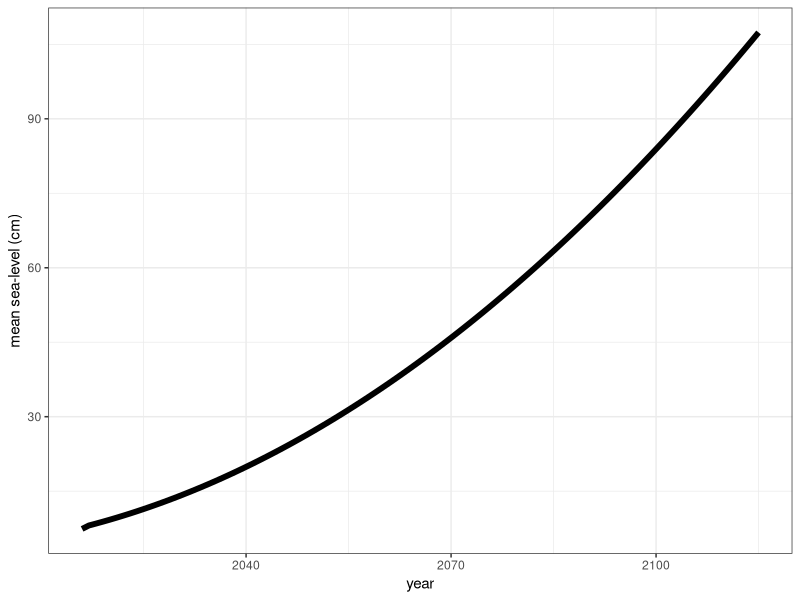
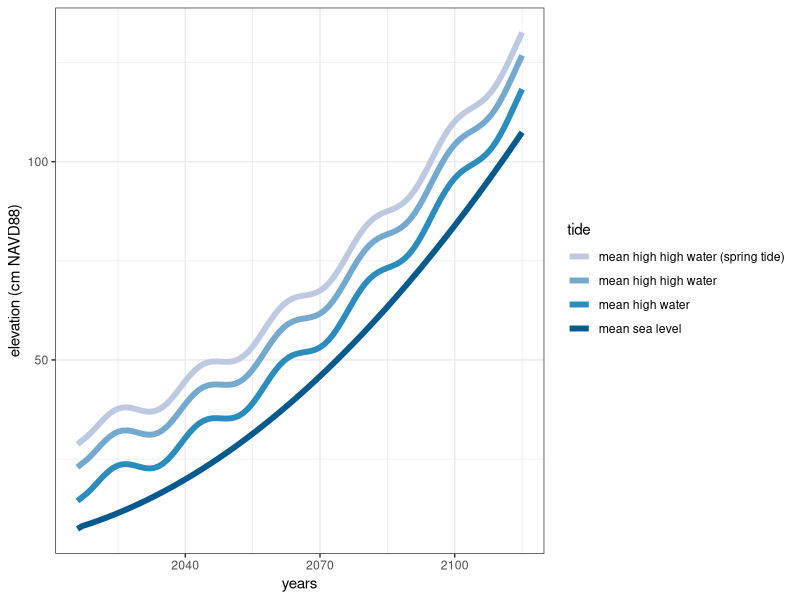
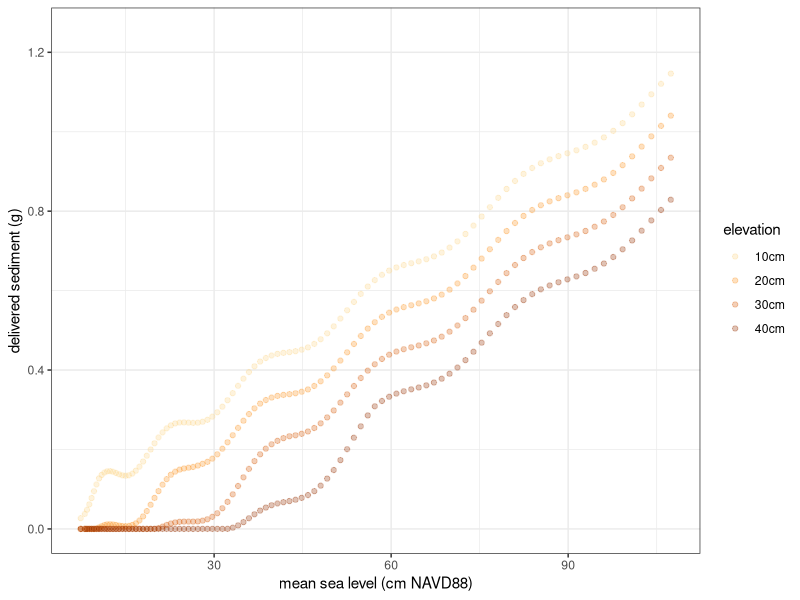
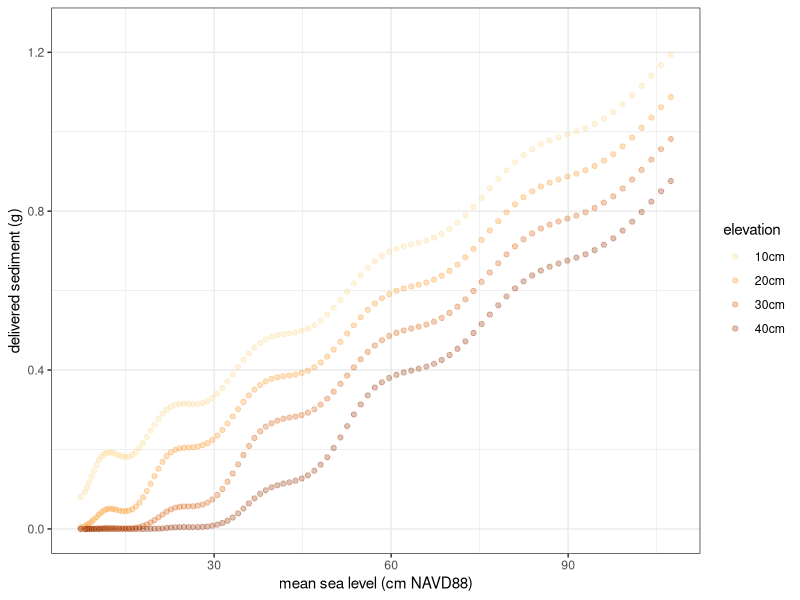
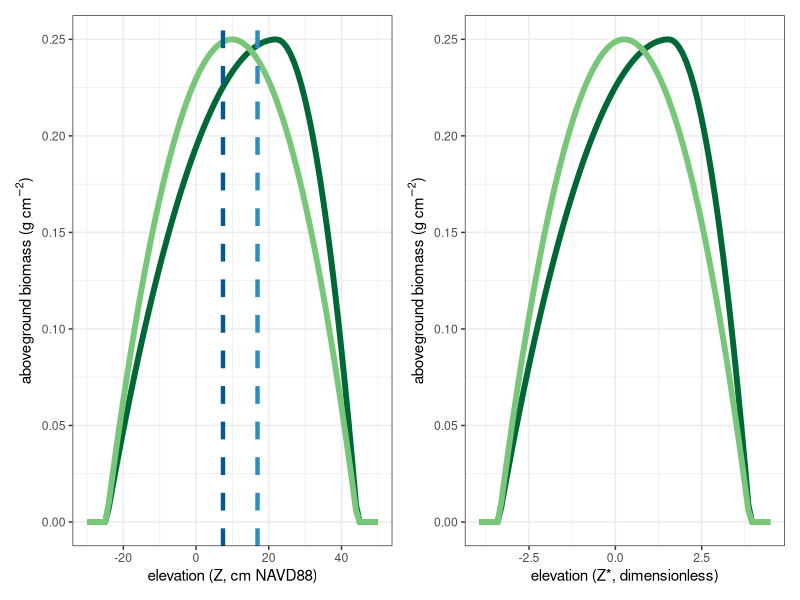
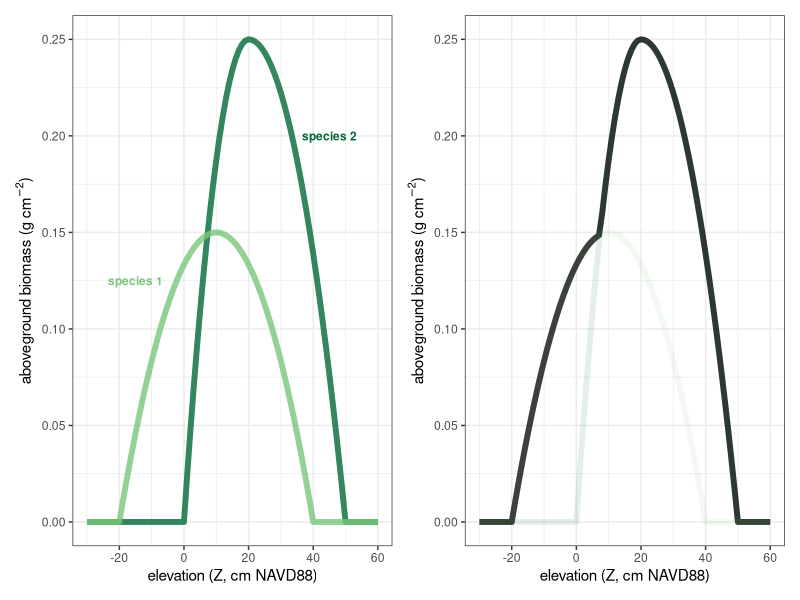

R code for these plots, in order:
## ---- chunk 1
knitr::opts_chunk$set(echo = TRUE)
library(tidyverse); library(patchwork)
theme_set(theme_bw())
## ---- chunk 2
# Helpful links
# https://ulyngs.github.io/oxforddown/cites-and-refs.html
#
## ---- chunk 3
buildScenarioCurve <- function(startYear, endYear, meanSeaLevel, 
                               relSeaLevelRiseInit, relSeaLevelRiseTotal, 
                               suspendedSediment) {
  
  # Create a sequence of the years of the simulation
  years <- startYear:endYear
  # Calculate the total number of years of the simulation
  nYearsOfSim <- length(years) 
  
  # Create an empty dataframe to hold values of mean sea-level and suspended
  # sediment concentration
  scenario <- data.frame(index = 1:nYearsOfSim, years = years,
                         meanSeaLevel = rep(NA, nYearsOfSim),
                         suspendedSediment = rep(NA, nYearsOfSim))
  
  ## Build the mean sea level scenario
  # If the input only specifies an initial mean sea level at time = 0 ... 
  if (length(meanSeaLevel) == 1) {
    # ... create a sea-level rise scenario based on total sea-level rise and
    # initial relative sea-level rise rate 
    scenario$meanSeaLevel[1] <- meanSeaLevel
    B <- (relSeaLevelRiseTotal/nYearsOfSim-relSeaLevelRiseInit)/(nYearsOfSim-1)
    A <- relSeaLevelRiseInit - B
    # Calculate the mean sea-level for each year of the simulation given A and B
    scenario$meanSeaLevel[2:nYearsOfSim] <- scenario$meanSeaLevel[1] +
      A*scenario$index[2:nYearsOfSim] + B*scenario$index[2:nYearsOfSim]^2
    # If the user enters in a vector of meanSeaLevel that is equal to the number
    # of years in the simulation.
  } else if (length(meanSeaLevel) == length(years)) {
    scenario$meanSeaLevel <- meanSeaLevel
  } else {
    stop("RSLR input is incorrect. Either enter a value at for 
         the beginning and ending of the scenario, or a vector
         of RSLR one for each year of the scenario.")
  }
  
  # Add suspended sediment concentration as either a single value...
  if (length(suspendedSediment) == 1) {
    # If suspendedSediment is a single value.
    scenario$suspendedSediment <- rep(suspendedSediment, nYearsOfSim)
    # ... or as a vector
  } else if (length(suspendedSediment) == nYearsOfSim) {
    # If suspendedSediment is a vector in equal length to the number of years of
    # the simulation.
    scenario$suspendedSediment <- suspendedSediment
  } else {
    stop("SSC input is incorrect. Either enter a single average value,
         or a vector equal in length to the number of years in the scenario.")
  }
  return(scenario)
}

## ---- chunk 4
## Example mean sea-level scenario
scenarioCurve <- buildScenarioCurve(startYear = 2016, endYear = 2115, 
                                    meanSeaLevel = 7.4,
                                    relSeaLevelRiseInit = 0.34, 
                                    relSeaLevelRiseTotal = 100,
                                    suspendedSediment = 3e-05)

# Plot tidal scenario
scenarioCurve %>% 
  ggplot(aes(x = years, y = meanSeaLevel)) + 
  geom_line(size = 2) +
  ylab("mean sea-level (cm)") + xlab("year")
## ---- chunk 5
predictLunarNodalCycle <- function(year, floodElv, meanSeaLevelDatum,
                                   meanSeaLevel, lunarNodalAmp) {
  # Build meanHighWater lines based on meanSeaLevel, long-term tidal range and lunar nodal amplitude
  meanHighWater <- meanSeaLevel + (floodElv-meanSeaLevelDatum) + (lunarNodalAmp * (sin(2*pi*(year-1983)/18.61)))
  return(meanHighWater)
}

buildHighTideScenario<-function(scenarioCurve, 
                                meanSeaLevelDatum=scenarioCurve$meanSeaLevel[1], 
                                meanHighWaterDatum, meanHighHighWaterDatum, 
                                meanHighHighWaterSpringDatum, lunarNodalAmp) {
  
  # In scenarioCurve object create a meanHighWater and add it to the scenario
  scenarioCurve$meanHighWater<-
    predictLunarNodalCycle(year =scenarioCurve$years,
                           meanSeaLevel= scenarioCurve$meanSeaLevel, 
                           meanSeaLevelDatum = meanSeaLevelDatum,
                           floodElv=meanHighWaterDatum, 
                           lunarNodalAmp=lunarNodalAmp)
  
  # If meanHighHighWater and meanHighHighWaterSpring are arguments add them to
  # the scenario table too
  if (!missing(meanHighHighWaterDatum)& !missing(meanHighHighWaterSpringDatum)){
    scenarioCurve$meanHighHighWater <- 
      predictLunarNodalCycle(year = scenarioCurve$years,
                             meanSeaLevel=scenarioCurve$meanSeaLevel,
                             meanSeaLevelDatum = meanSeaLevelDatum,
                             floodElv=meanHighHighWaterDatum,
                             lunarNodalAmp=lunarNodalAmp)
    
    scenarioCurve$meanHighHighWaterSpring <- 
      predictLunarNodalCycle(year = scenarioCurve$years,
      meanSeaLevel= scenarioCurve$meanSeaLevel,
      meanSeaLevelDatum = meanSeaLevelDatum,
      floodElv=meanHighHighWaterSpringDatum, 
      lunarNodalAmp=lunarNodalAmp)
  }
  return(scenarioCurve)
}
## ---- chunk 6
scenarioCurve <- buildHighTideScenario(scenarioCurve, meanSeaLevelDatum = 7.4,
                                       meanHighWaterDatum = 16.9, 
                                       meanHighHighWaterDatum = 25.4,
                                       meanHighHighWaterSpringDatum = 31.2,
                                       lunarNodalAmp = 2.5)

scenarioCurve %>% 
  select(years,
         `mean sea level` = meanSeaLevel,
         `mean high water` = meanHighWater,
         `mean high high water` = meanHighHighWater,
         `mean high high water (spring tide)` = meanHighHighWaterSpring) %>% 
  gather(key = tide, value = level,
         `mean sea level`:`mean high high water (spring tide)`) %>%
  mutate(tide = factor(tide, levels = c("mean high high water (spring tide)",
                                        "mean high high water",
                                        "mean high water",
                                        "mean sea level"))) %>% 
  ggplot(aes(x = years, y = level, group = tide, color = tide)) +
  geom_line(size = 2) +
  ylab("elevation (cm NAVD88)") +
  scale_color_manual(values = c("#bdc9e1", "#74a9cf", "#2b8cbe", "#045a8d"))
## ---- chunk 7
# First create function to calculate the available sediment
  availableSediment <- function(floodPct, suspendedSediment, 
                                settlingVelocity, capturedSediment=1) {
  
  # if the sediment column IS NOT able to clear... 
  availableSSC <- 
    ifelse(floodPct < 1/settlingVelocity, 
    # available suspendedSediment is total possible capture 
    suspendedSediment * floodPct/(1/settlingVelocity) * capturedSediment, 
    # if the sediment column IS able to clear
    suspendedSediment * capturedSediment)
  
  return(availableSSC)
  }

# Then create a function to calculate flood time from datum if flood time is
# calculated linearly
floodTimeLinear <- function(z, datumHigh, datumLow, tidalCycleLength = 1) {
  floodFract <- ifelse(z >= datumHigh, 0, 
                       ifelse(z <= datumLow, 1, 
                              (datumHigh-z)/(datumHigh-datumLow)))
  floodTime <- floodFract * tidalCycleLength
  return(floodTime)
}

# Second function if flood time is calculated trigonometrically
floodTimeTrig <- function(z, datumHigh, datumLow, tidalCycleLength = 1) {
  
  # If elevation is above the tidal range indation time is 0
  datumHigh <- ifelse(z>=datumHigh, z, datumHigh)
  
  # If elevation is below inundation time is a full tidal cycle
  datumLow <- ifelse(z<=datumLow, z, datumLow)
  
  # Rising time over cell = 6.21 (A/pi - 1) where A = 2* pi - cos-1 [2 (height
  # of cell – meanLowWater) / (meanHighWater – meanLowWater) - 1] radians
  A1 <- 2 * pi - acos(2 * (z-datumLow) / (datumHigh-datumLow) - 1)
  risingTime <- tidalCycleLength/2 * (A1/pi - 1)
  
  # Falling time over cell = 6.21 (A/pi - 1) where A = 2* - cos-1 [2 (height of
  # cell – meanHighWater) / (meanLowWater – meanHighWater) - 1] radians
  A2 <- 2 * pi - acos(2 * (z-datumHigh) / (datumLow-datumHigh) - 1)
  fallingTime <- tidalCycleLength/2 * (A2/pi - 1)
  
  # If between inundation time = abs (time rising - 6.21) + time falling
  inundationTime <- abs(risingTime - tidalCycleLength/2) + fallingTime
  
  return(inundationTime)
}


deliverSediment <- function(z, suspendedSediment, nFloods = 705.79,
                            meanSeaLevel, meanHighWater, meanHighHighWater=NA,
                            meanHighHighWaterSpring=NA,
                            meanLowWater=meanSeaLevel-meanHighWater, 
                            meanLowLowWater=meanSeaLevel-meanHighHighWater, 
                            meanLowLowWaterSpring=
                              meanSeaLevel-meanHighHighWaterSpring,
                            captureRate,
                            floodTime.fn) {


  # If all three tidal datums are present
  if (all(!is.na(c(meanHighWater,meanHighHighWater,meanHighHighWaterSpring)))) {
    # Create a data frame operation so we can use tidy functions to speed up
    tidalCycles <- data.frame(datumHigh = c(meanHighWater, meanHighHighWater,
                                            meanHighHighWaterSpring), 
                              datumLow = c(meanLowWater, meanLowLowWater,
                                           meanLowLowWaterSpring),
                              nTides = c(0.5, 0.46497542, 0.03502458)) 
  } else if (all(! is.na(c(meanHighWater, meanHighHighWater)))) {
    # If only MHW and MHHW are present
    tidalCycles <- data.frame(datumHigh = c(meanHighWater, meanHighHighWater), 
                              datumLow = c(meanLowWater, meanLowLowWater),
                              nTides = c(0.5, 0.5)) 
  } else {
    # If only MHW is present
    tidalCycles <- data.frame(datumHigh = c(meanHighWater), 
                              datumLow = c(meanLowWater),
                              nTides = c(1)) 
  }
  
  # Convert fraction of tides to counts of tides based on input
  tidalCycles$nTides <- tidalCycles$nTides * nFloods
  
  tidalCycles <- tidalCycles %>%
    # Set tidal properties to 0 if surface is above tidal range in each case
    dplyr::mutate(nTides = ifelse(z>datumHigh, 0, nTides), # number of tides
                  # Tidal height relative to surface
                  tidalHeight = ifelse(z>datumHigh, 0, (datumHigh-z)*0.5), 
                  # Call flood time function.
                  floodTime = floodTime.fn(z=z, 
                              datumHigh=datumHigh, 
                              datumLow=datumLow),
                  # Calculate fraction of sediment captured
                        # if the sediment column IS NOT able to clear
                  fractionCaptured = ifelse(floodTime < 1/captureRate, 
                        # available suspendedSediment is total possible capture 
                                             captureRate*floodTime, 
                                      # if the sediment column IS able to clear
                                             1),
                  # Calculate available sediment as a cumulative block of water
                  availableSediment = suspendedSediment * nTides * tidalHeight,
                  # Calculated delivered sediment
                  deliveredSediment = availableSediment * fractionCaptured) 
  
  # Sum delivered sediment across tidal cycles
  totalDeliveredSediment <- sum(tidalCycles$deliveredSediment) 
  
  return(totalDeliveredSediment)
}
## ---- chunk 8
test_elevations <- c(10,20,30,40)

sediment_example <- matrix(NA, nrow = nrow(scenarioCurve), 
                            ncol = length(test_elevations))

for (i in 1:length(test_elevations)){
  for (j in 1:nrow(scenarioCurve)){
  sediment_example[j,i] <- 
  deliverSediment(z = test_elevations[i],
                  suspendedSediment = scenarioCurve$suspendedSediment[j],
                  meanSeaLevel = scenarioCurve$meanSeaLevel[j],
                  meanHighWater = scenarioCurve$meanHighWater[j],
                  meanHighHighWater = NA,
                  meanHighHighWaterSpring = NA,
                  captureRate = 2.8,
                  floodTime.fn = floodTimeLinear)
  }
}


sediment_example_tibble <- tibble(elevation = rep(paste(test_elevations, "cm", sep = ""),
                                                   each = nrow(sediment_example)),
                                   meanSeaLevel = rep(scenarioCurve$meanSeaLevel, 4),
                                   deliveredSediment = c(sediment_example[,1],
                                                         sediment_example[,2],
                                                         sediment_example[,3],
                                                         sediment_example[,4]))

sediment_example_tibble %>% 
  ggplot(aes(x = meanSeaLevel, y = deliveredSediment, color = elevation)) +
  geom_point(alpha = 0.3) +
  ylab("delivered sediment (g)") +
  xlab("mean sea level (cm NAVD88)") +
  ylim(0,1.25) +
  scale_color_manual(values = c("#fed98e", "#fe9929", "#d95f0e", "#993404"))
## ---- chunk 9
test_elevations <- c(10,20,30,40)

sediment_example2 <- matrix(NA, nrow = nrow(scenarioCurve), 
                            ncol = length(test_elevations))

for (i in 1:length(test_elevations)){
  for (j in 1:nrow(scenarioCurve)){
  sediment_example2[j,i] <- 
  deliverSediment(z = test_elevations[i],
                  suspendedSediment = scenarioCurve$suspendedSediment[j],
                  meanSeaLevel = scenarioCurve$meanSeaLevel[j],
                  meanHighWater = scenarioCurve$meanHighWater[j],
                  meanHighHighWater = scenarioCurve$meanHighHighWater[j],
                  meanHighHighWaterSpring = scenarioCurve$meanHighHighWaterSpring[j],
                  captureRate = 2.8,
                  floodTime.fn = floodTimeLinear)
  }
}

sediment_example2_tibble <- tibble(elevation = rep(paste(test_elevations, "cm", sep = ""),
                                                   each = nrow(sediment_example2)),
                                   meanSeaLevel = rep(scenarioCurve$meanSeaLevel, 4),
                                   deliveredSediment = c(sediment_example2[,1],
                                                         sediment_example2[,2],
                                                         sediment_example2[,3],
                                                         sediment_example2[,4]))

sediment_example2_tibble %>% 
  ggplot(aes(x = meanSeaLevel, y = deliveredSediment, color = elevation)) +
  geom_point(alpha = 0.3) +
  ylab("delivered sediment (g)") +
  xlab("mean sea level (cm NAVD88)") +
  ylim(0,1.25) +
  scale_color_manual(values = c("#fed98e", "#fe9929", "#d95f0e", "#993404"))
## ---- chunk 10
convertZToZstar <- function(z, meanHighWater, meanSeaLevel) { 
  (z-meanSeaLevel)/(meanHighWater-meanSeaLevel) 
}

predictBiomass <- function(z=0, bMax=2500, zVegMax=3, zVegMin=-1, zVegPeak=NA) {

  # Stop the function if there are invalid parameters
  if ( (bMax < 0) | # negative peak biomss
       # or elevations that don't make sense
       (zVegMax <= max(zVegMin, zVegPeak, na.rm=T)) |
       ((zVegMin >= min(zVegMax, zVegPeak, na.rm=T)))
       ) {
    stop("invalid biomass parameters")
  }
  
  # If there is no peak elevation for vegetation parabola is symmetric.
  if (is.na(zVegPeak)) { 
    
    # Elevation of the veg. peak is halfway between the min and max limits
    zVegPeak<-(zVegMax+zVegMin)/2
  
    # From bmax, min, and max elevation limits, solve for parameters of a parabola.
    a <- -((-zVegMin * bMax - zVegMax * bMax) /
             ((zVegMin - zVegPeak) * (-zVegMax + zVegPeak)))
    b <- -(bMax / ((zVegMin - zVegPeak) * (-zVegMax + zVegPeak)))
    c <- (zVegMin * zVegMax * bMax) /
      ((zVegMin - zVegPeak) * (zVegMax - zVegPeak))
    
    # Apply parabolic function to elevation to calulate above ground biomass.
    agb <- a*z + b*z^2 + c
  
  # If elevation of peak biomass is specified the curve can be more flexible ...
  } else {
    # ... but we need to split it into two curves.
    
    # For the curve applied on the 'upper end' create a new minimum elevation
    # mirroring  upper elevation limit accross the peak biomass elevation.
    zVegMin_up <- zVegPeak-((zVegMax-zVegPeak)) 
    
    # For the curve applied at the 'lower end', same. Create new maximum
    # elevation tolerance mirroring, lower elevation limit accros the peak
    # biomass elevation.
    zVegMax_low <-zVegPeak+((zVegPeak-zVegMin))
    
    # Solve for the parameters of the upper curve.
    a_up <- -((-zVegMin_up * bMax - zVegMax * bMax) / 
                ((zVegMin_up - zVegPeak) * (-zVegMax + zVegPeak)))
    b_up <- -(bMax / ((zVegMin_up - zVegPeak) * (-zVegMax + zVegPeak)))
    c_up <- (zVegMin_up * zVegMax * bMax) / 
      ((zVegMin_up - zVegPeak) * (zVegMax - zVegPeak))
    
    # Solve for the parametrs of the lower curve.
    a_low <- -((-zVegMin * bMax - zVegMax_low * bMax) / 
                 ((zVegMin - zVegPeak) * (-zVegMax_low + zVegPeak)))
    b_low <- -(bMax / ((zVegMin - zVegPeak) * (-zVegMax_low + zVegPeak)))
    c_low <- (zVegMin * zVegMax_low * bMax) / 
      ((zVegMin - zVegPeak) * (zVegMax_low - zVegPeak))
    
    # If elevation is above the specified peak biomass elevation, apply the
    # upper curve, if it's under apply the lower curve
    agb <- ifelse(z>zVegPeak, a_up*z + b_up*z^2 +
                    c_up, a_low*z + b_low*z^2 + c_low)
    
  }
  
  # Recast any negative values as 0, since biomass can't be negative.
  agb <- ifelse(agb>0,agb,0) 
  return(agb) # Return biomass as a function of elevation.
  
}
## ---- chunk 11
zVegMin <- -24.7
zVegMax <- 44.4
zVegPeak <- 22.1

zVegMin_Zstar <- convertZToZstar(zVegMin, meanHighWater = 16.9, meanSeaLevel = 7.4)
zVegMax_Zstar <- convertZToZstar(zVegMax, meanHighWater = 16.9, meanSeaLevel = 7.4)
zVegPeak_Zstar <- convertZToZstar(zVegPeak, meanHighWater = 16.9, meanSeaLevel = 7.4)

surfaceElev_Zstar <- convertZToZstar(z = 20, meanHighWater = 16.9, meanSeaLevel = 7.4)

Zstars_pred <- apply(matrix(-30:50), MARGIN = 2,FUN = convertZToZstar, meanHighWater = 16.9, meanSeaLevel = 7.4)

# Predict with asymmetrical parabola
biomass_asym <- predictBiomass(z = Zstars_pred, bMax = 0.25,
               zVegMin = zVegMin_Zstar,
               zVegMax = zVegMax_Zstar,
               zVegPeak = zVegPeak_Zstar)

# Predict with symmetrical parabola
biomass_sym <- predictBiomass(z = Zstars_pred, bMax = 0.25,
               zVegMin = zVegMin_Zstar,
               zVegMax = zVegMax_Zstar,
               zVegPeak = NA)

# Create tibble and make a plot
biomass_pred_plot <- tibble(z_pred = -30:50,
                            zstar_pred = Zstars_pred,
                            biomass_asym = biomass_asym,
                            biomass_sym = biomass_sym)


a <- biomass_pred_plot %>% 
  gather(key = sym, value = biomass, biomass_asym:biomass_sym) %>% 
  ggplot(aes(x = z_pred, y = biomass, group = sym, color = sym)) +
  geom_line(size = 2) +
   xlab("elevation (Z, cm NAVD88)") +
  ylab(expression(paste("aboveground biomass (g ", cm^-2, ")"))) +
  theme(legend.position = "none") +
  geom_vline(aes(xintercept = 16.9), linetype = "dashed", color = "#2b8cbe", size = 1.5)+
  geom_vline(aes(xintercept = 7.4), linetype = "dashed", color = "#045a8d", size = 1.5) +
  scale_color_manual(values = c("#006837", "#78c679"))

b <- biomass_pred_plot %>% 
  gather(key = sym, value = biomass, biomass_asym:biomass_sym) %>% 
  ggplot(aes(x = zstar_pred, y = biomass, group = sym, color = sym)) +
  geom_line(size = 2) +
  xlab("elevation (Z*, dimensionless)") +
  ylab(expression(paste("aboveground biomass (g ", cm^-2, ")"))) +
  theme(legend.position = "none")+
  scale_color_manual(values = c("#006837", "#78c679"))

a+b

## ---- chunk 12
runMultiSpeciesBiomass <- function(z, bMax, zVegMax, zVegMin, zVegPeak=NA,
                                   rootToShoot, rootTurnover, abovegroundTurnover=NA, rootDepthMax, 
                                   speciesCode=NA, competition.fn=NA) {
   # If a custom competition function is not specified ...
   if (is.na(competition.fn)) {
     # Generic competition function filters the inputed bio_table maximum aboveground biomass
     competition.fn <- function(bio_table) {
       return(dplyr::filter(bio_table, aboveground_biomass == max(bio_table$aboveground_biomass)))
     }
   }
    
   # make a list of all the biological inputs
   bio_inputs <- list(bMax, zVegMax, zVegMin, zVegPeak, rootToShoot, 
                     rootTurnover, abovegroundTurnover, rootDepthMax, speciesCode)
   
   # Get the length of each input
   input_lengths <- sapply(bio_inputs, length)
   
   # All the lengths either need to be 1 or equal to the number of species that are inputted
   if (all(input_lengths == 1 | input_lengths==max(input_lengths))) {
     # If species codes are not specified ... 
     if (all(is.na(speciesCode)) | length(speciesCode)==max(input_lengths)) {
       if (any(is.na(speciesCode))) {
         # ... then assign them 1,2,3,etc.
         speciesCode <- as.character(1:max(input_lengths))
       }
       # Create a table with all the biological inputs
       bio_table <- data.frame(speciesCode=speciesCode, 
                               stringsAsFactors = F) %>%
         # Using mutate will add vectors for all mutliple values and repeat single values
         # so all the columns will be the same length.
         dplyr::mutate(bMax = bMax,
                       zVegMax=zVegMax,
                       zVegPeak=zVegPeak,
                       zVegMin=zVegMin,
                       rootToShoot=rootToShoot, 
                       rootTurnover=rootTurnover,
                       abovegroundTurnover=abovegroundTurnover,
                       rootDepthMax=rootDepthMax)
     } else {
       stop("Species codes either need to be blank, or have the same number as biomass inputs.")
     }
   } else {
     stop("The number of biomass inputs either need to be the same length for multiple species or singular.")
   }
   
   # Run the parabolic biomass function on the table
   bio_table$aboveground_biomass <- mapply(predictBiomass, z=z, 
                                          bMax=bio_table$bMax,
                                          zVegMax = bio_table$zVegMax, 
                                          zVegMin = bio_table$zVegMin, 
                                          zVegPeak = bio_table$zVegPeak)
   
   bio_table$belowground_biomass <- bio_table$aboveground_biomass * bio_table$rootToShoot
   
   # If all aboveground biomass values are 0 ...
   if (all(bio_table$aboveground_biomass == 0)) {
     # ... then make all bio params 0 and changes species name to unvegetated.
     bio_table[,6:9] <- 0
     bio_table[,1] <- "unvegetated"
     bio_table <- bio_table[1,]
     bio_table
   }
   
   # If the returned dataframe is more than one row long ...
   if (nrow(bio_table)>1) {
     
     # ... then run the competition function.
     bio_table <- competition.fn(bio_table)
  
     }
     
   # If more than one agb have exactly the same value ... 
   if (nrow(bio_table)>1) {
     # ... then simplify the table to being one row.
     bio_table <- bio_table %>% 
       dplyr::group_by() %>% 
       # Group the species name into a single string ...
       dplyr::summarise(speciesCode = paste(bio_table$speciesCode, collapse="; "), 
                        # ... and average all the parameters.
                        rootToShoot=mean(rootToShoot), 
                        rootTurnover=mean(rootTurnover),
                        rootDepthMax=mean(rootDepthMax),
                        aboveground_biomass=first(aboveground_biomass)) %>% 
       dplyr::ungroup()
   }
   
   bio_table <- bio_table[, ! names(bio_table) %in% c("bMax","zVegMax","zVegPeak","zVegMin")]

   # Return the data frame.
   return(bio_table)
}
## ---- chunk 13
pred_elev <- -30:60
out <- NULL
out_species1 <- NULL
out_species2 <- NULL

bio_table <- tibble(bMax = c(0.25, 0.15),
                    zVegMax = c(50,40),
                    zVegMin = c(0,-20),
                    zVegPeak = c(20,10),
                    rootToShoot = c(2,3),
                    rootTurnover = c(0.5,0.5),
                    abovegroundTurnover = c(NA, NA),
                    rootDepthMax = c(30,30),
                    speciesCode = c("species1", "species2"))

for (i in 1:length(pred_elev)){
  out[i] <- runMultiSpeciesBiomass(pred_elev[i],
                                   bMax = bio_table$bMax,
                                   zVegMax = bio_table$zVegMax,
                                   zVegMin = bio_table$zVegMin,
                                   zVegPeak = bio_table$zVegPeak,
                                   rootToShoot = bio_table$rootToShoot,
                                   rootTurnover = bio_table$rootTurnover,
                                   abovegroundTurnover=bio_table$abovegroundTurnover,
                                   rootDepthMax = bio_table$rootDepthMax, 
                                   speciesCode=bio_table$speciesCode,
                                   competition.fn=NA)[6] 
  
  out_species1[i] <- runMultiSpeciesBiomass(pred_elev[i],
                                   bMax = bio_table$bMax[1],
                                   zVegMax = bio_table$zVegMax[1],
                                   zVegMin = bio_table$zVegMin[1],
                                   zVegPeak = bio_table$zVegPeak[1],
                                   rootToShoot = bio_table$rootToShoot[1],
                                   rootTurnover = bio_table$rootTurnover[1],
                                   abovegroundTurnover=bio_table$abovegroundTurnover[1],
                                   rootDepthMax = bio_table$rootDepthMax[1], 
                                   speciesCode=bio_table$speciesCode[1],
                                   competition.fn=NA)[6] 
  
  out_species2[i] <- runMultiSpeciesBiomass(pred_elev[i],
                                   bMax = bio_table$bMax[2],
                                   zVegMax = bio_table$zVegMax[2],
                                   zVegMin = bio_table$zVegMin[2],
                                   zVegPeak = bio_table$zVegPeak[2],
                                   rootToShoot = bio_table$rootToShoot[2],
                                   rootTurnover = bio_table$rootTurnover[2],
                                   abovegroundTurnover=bio_table$abovegroundTurnover[2],
                                   rootDepthMax = bio_table$rootDepthMax[2], 
                                   speciesCode=bio_table$speciesCode[2],
                                   competition.fn=NA)[6] 

}

tibble(species = rep(c("mix", "species1", "species2"), each = 91),
       agb = c(as.numeric(out),
               as.numeric(out_species1),
               as.numeric(out_species2)),
       elevation = rep(pred_elev, 3)) -> multispecies_toplot

a <- multispecies_toplot %>% 
  ggplot(aes(x = elevation, y = agb, group = species, color = species)) +
  geom_line(size = 2, aes(alpha = species)) +
  annotate("text", x = c(-15, 45), y=c(0.125,0.2), label = c("species 1", "species 2"),
           color = c("#78c679","#006837"),size = 3, fontface = 2) +
  scale_color_manual(values = c("black","#006837", "#78c679")) +
  scale_alpha_manual(values = c(0.0, 0.8, 0.8)) +
  theme(legend.position = "none") +
  xlab("elevation (Z, cm NAVD88)") +
  ylab(expression(paste("aboveground biomass (g ", cm^-2, ")")))
  
b <- multispecies_toplot %>% 
  ggplot(aes(x = elevation, y = agb, group = species, color = species)) +
  geom_line(size = 2, aes(alpha = species)) +
  scale_color_manual(values = c("black","#006837", "#78c679")) +
  scale_alpha_manual(values = c(0.8, 0.1, 0.1)) +
  theme(legend.position = "none") +
  xlab("elevation (Z, cm NAVD88)") +
  ylab(expression(paste("aboveground biomass (g ", cm^-2, ")")))

a+b

## ---- chunk 14
addCohort <- function(massPools,
                      rootTurnover, rootOmFrac, omDecayRate, #decay paraemters
                      packing, #packing densities
                      mineralInput = NA,
                      mineralInput.fn = sedimentInputs, 
                      massLiveRoots.fn = massLiveRoots,
                      calculateDepthOfNonRootVolume.fn = calculateDepthOfNonRootVolume,
                      timeStep=1, ...){
  
  #Sanity check the inputs
  if(!all(c('age', 'fast_OM', 'slow_OM', 'mineral', 'layer_top', 'layer_bottom',
            'root_mass') %in% 
          names(massPools))){
    stop('Badly named massPools')
  }
  
  if(!all(c('organic', 'mineral') %in% names(packing))){
    stop('Can not find expected packing densities.')
  }
  
  if(!all(c('fast', 'slow') %in% names(rootOmFrac))){
    stop('Can not find expected root fraction splits.')
  }
  
  if(!all(c('fast', 'slow') %in% names(omDecayRate))){
    stop('Can not find expected organic matter decay rates.')
  }
  
  #copy over to an answer data frame
  ans <- massPools
  
  ans$age <- ans$age + timeStep #age the cohorts
  
  # Convert decay rates to decay coefficients (k) in case in the future we want
  ## to model decay at sub-annual time steps
  ## C_t = C0 * exp(kt)
  k_fast<-log(1-omDecayRate$fast)
  k_slow<-log(1-omDecayRate$slow)

  # track respiration
  
  ## total respired belowground OM = ((cumulative fast OM from previous time
  ## steps + fast OM from this time step) * fraction lost to decay) +
  ## ((sumulative slow pool OM from previous time steps + slow pool from this
  ## time step) * fraction lost to decay)
  
  ## Fraction slow pool lost to decay will be 0 the way the inputs to this
  ## function are set but this formulation sets us up to integrate slow pool
  ## organic matter decay in a future iteration.
  ans$respired_OM <- ((ans$fast_OM +
    (ans$root_mass * rootOmFrac$fast * rootTurnover * timeStep)) * 
    (1-exp(k_fast*timeStep))) +
    ((ans$slow_OM + 
       ans$root_mass * rootOmFrac$slow * rootTurnover * timeStep) *
    (1-exp(k_slow*timeStep)))
  
  #add and decay the organic matter # New fast pool OM = (cumulative fast OM
  #from previous time steps + new fast OM) * fraction remaining after decay
  ans$fast_OM <- (ans$fast_OM +
                  (ans$root_mass * rootOmFrac$fast * rootTurnover * timeStep)) * 
    exp(k_fast*timeStep)
  
  #New slow pool OM = (cumulative slow OM from previous time steps + new slow
  #OM) * fraction remaining after decay # Fraction remaining after decay will be
  #1 unless we add flexibiltiy in inputs upstream of this function in a future
  #version
  ans$slow_OM <- (ans$slow_OM + 
             ans$root_mass * rootOmFrac$slow * rootTurnover * timeStep) *
    exp(k_slow*timeStep)
             
  # Check to see if mineral input is a static value or a function
  if (is.na(mineralInput)) {
    mineralInput <- mineralInput.fn(...)
  }
  
  #if we are laying down a new cohort
  if(mineralInput > 0){
    if(!any(is.na(ans$age))){ #if there aren't any empty cohort slots
      bufferAns <- ans
      bufferAns[TRUE] <- NA
      ans <- rbind(bufferAns, ans) #double the number of slots
    }
    
    #Take the last empty cohort slot
    
    ##Note that by buffering the profile with empty cohort slots we do not need
    ##to copy over the ...entire data frame when adding a single cohort. This
    ##increases runtime when this function is ...embedided in interative runs.
    newCohortIndex <- max(which(is.na(ans$age)))
    
    #initalize the age and organic carbon pools to 0
    ans$age[newCohortIndex] <- 0
    ans$fast_OM[newCohortIndex] <- 0
    ans$slow_OM[newCohortIndex] <- 0

    ans$respired_OM[newCohortIndex] <- 0
    
    #lay down the new mineral inputs
    ans$mineral[newCohortIndex] <- mineralInput * timeStep
    
  }
  
  #calculate the volume of each cohort
  temp_Vol <- (ans$fast_OM + ans$slow_OM)/packing$organic +
    ans$mineral/packing$mineral
  #replace NA with 0 so we can calculate cumulative volume
  temp_Vol[is.na(temp_Vol)] <- 0 
  ans$cumCohortVol <- cumsum(temp_Vol)
  
  #calculate depth profile
  ans$layer_bottom <- calculateDepthOfNonRootVolume.fn(nonRootVolume =
                                                         ans$cumCohortVol,
                          massLiveRoots.fn=massLiveRoots.fn,
                          soilLength=1, soilWidth=1,
                          relTol = 1e-6,
                                              ...)
  ans$layer_top <- c(0, ans$layer_bottom[-length(ans$layer_bottom)])
  
  #recalculate the root mass
  ans$root_mass <- massLiveRoots.fn(layerBottom = ans$layer_bottom,
                                    layerTop = ans$layer_top, ...)
  
  return(ans)
}
